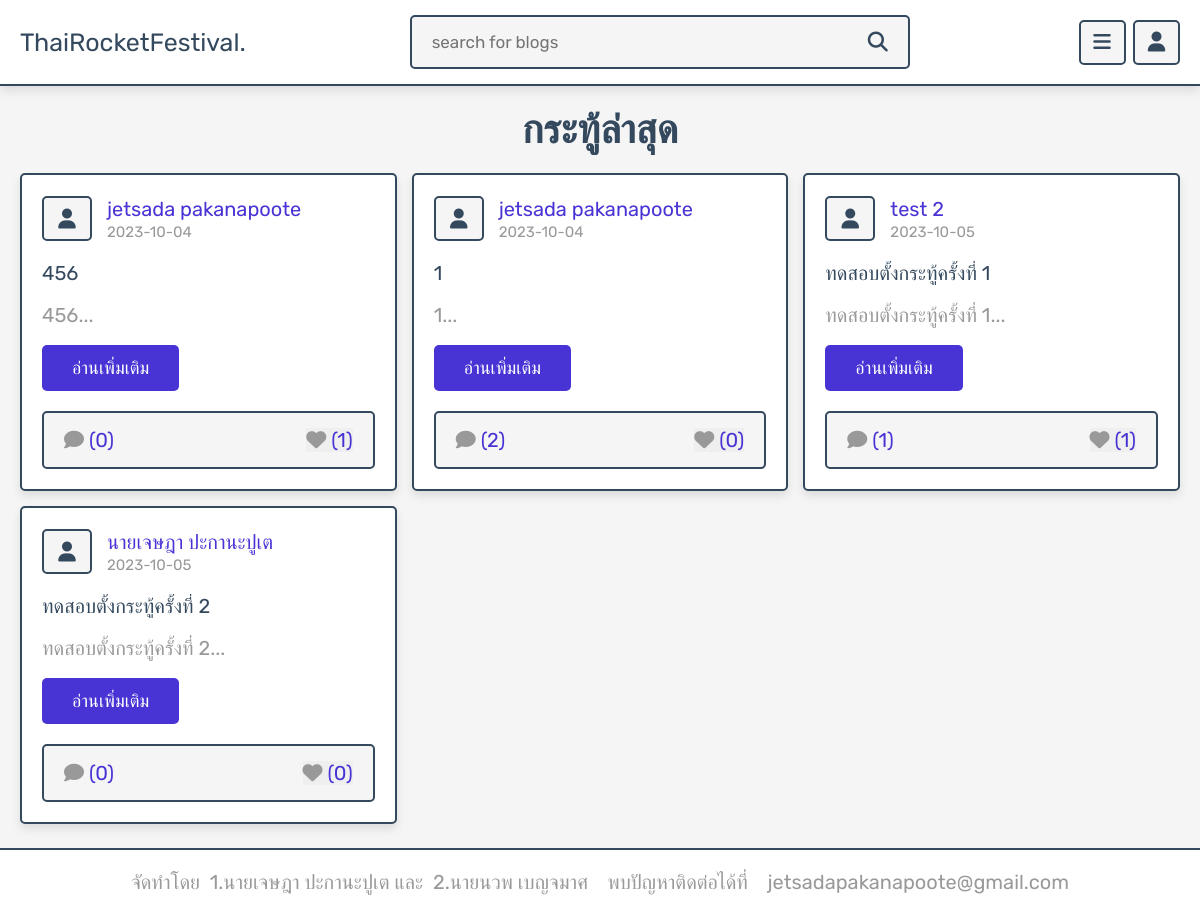
/posts.php, run on the app's committed database.
### tables this page shows
CREATE TABLE `posts` (
  `post_id` int(100) NOT NULL,
  `user_id` int(100) NOT NULL,
  `name` varchar(100) NOT NULL,
  `title` varchar(100) NOT NULL,
  `content` varchar(10000) NOT NULL,
  `image` varchar(100) NOT NULL,
  `date` date NOT NULL DEFAULT current_timestamp(),
  `status` varchar(10) NOT NULL
);

### posts.php (the view, shortened to what this page needs)
<?php
include 'components/connect.php';
if(isset($_SESSION['user_id'])){
   $user_id = $_SESSION['user_id'];
}else{
   $user_id = '';
};
?>
<!DOCTYPE html>
<html lang="en">
<head>
   <link rel="stylesheet" href="https://cdnjs.cloudflare.com/ajax/libs/font-awesome/6.1.1/css/all.min.css">
   <link rel="stylesheet" href="css/style.css">
</head>
<body>
<?php include 'components/user_header.php'; ?>
<section class="posts-container">
   <h1 class="heading">กระทู้ล่าสุด</h1>
   <div class="box-container">
      <?php
         $select_posts = $conn->prepare("SELECT * FROM `posts` WHERE status = ?");
         $select_posts->execute(['active']);
         if($select_posts->rowCount() > 0){
            while($fetch_posts = $select_posts->fetch(PDO::FETCH_ASSOC)){
               $post_id = $fetch_posts['post_id'];
               $count_post_comments = $conn->prepare("SELECT * FROM `comments` WHERE post_id = ?");
               $count_post_comments->execute([$post_id]);
               $total_post_comments = $count_post_comments->rowCount();
               $count_post_likes = $conn->prepare("SELECT * FROM `likes` WHERE post_id = ?");
               $count_post_likes->execute([$post_id]);
               $total_post_likes = $count_post_likes->rowCount();
               $confirm_likes = $conn->prepare("SELECT * FROM `likes` WHERE user_id = ? AND post_id = ?");
               $confirm_likes->execute([$user_id, $post_id]);
      ?>
      <form class="box" method="post">
         <div class="post-admin">
            <i class="fas fa-user"></i>
            <div>
               <a href="author_posts.php?author=<?= $fetch_posts['name']; ?>"><?= $fetch_posts['name']; ?></a>
               <div><?= $fetch_posts['date']; ?></div>
            </div>
         </div>
         <div class="post-title"><?= $fetch_posts['title']; ?></div>
         <div class="post-content content-150"><?= $fetch_posts['content']; ?></div>
         <a href="view_post.php?post_id=<?= $post_id; ?>" class="inline-btn">อ่านเพิ่มเติม</a>
         <div class="icons">
            <a href="view_post.php?post_id=<?= $post_id; ?>"><i class="fas fa-comment"></i><span>(<?= $total_post_comments; ?>)</span></a>
            <button type="submit" name="like_post"><i class="fas fa-heart" style="<?php if($confirm_likes->rowCount() > 0){ echo 'color:var(--red);'; } ?>  "></i><span>(<?= $total_post_likes; ?>)</span></button>
         </div>
      </form>
      <?php
         }
      }else{
         echo '<p class="empty">ยังไม่มีการเพิ่มโพสต์!</p>';
      }
      ?>
   </div>
</section>
<?php include 'components/footer.php'; ?>
</body>
</html>

### components/user_header.php (shortened to what this page needs)
<header class="header">
   <section class="flex">
      <a href="home.php" class="logo">ThaiRocketFestival.</a>
      <form action="search.php" method="POST" class="search-form">
         <input type="text" name="search_box" class="box" maxlength="100" placeholder="search for blogs" required>
         <button type="submit" class="fas fa-search" name="search_btn"></button>
      </form>
      <div class="icons">
         <div id="menu-btn" class="fas fa-bars"></div>
         <div id="user-btn" class="fas fa-user"></div>
      </div>
   </section>
</header>

### components/footer.php
<footer class="footer">
จัดทำโดย&nbsp;&nbsp;1.นายเจษฎา&nbsp;ปะกานะปูเต&nbsp;และ&nbsp;&nbsp;2.นายนวพ เบญจมาศ
&nbsp;&nbsp;&nbsp;พบปัญหาติดต่อได้ที่&nbsp;&nbsp;&nbsp;&nbsp;jetsadapakanapoote@gmail.com
</footer>

### css/style.css (style rules this page uses)
:root { --main-color:#4834d4; --red:#e74c3c; --orange:#f39c12; --black:#34495e; --white:#fff; --light-bg:#f5f5f5; --light-color:#999; --border:.2rem solid var(--black); --box-shadow:0 .5rem 1rem rgba(0,0,0,.1); }
* { font-family: 'Rubik', sans-serif; margin:0; padding:0; box-sizing: border-box; outline: none; border:none; text-decoration: none; }
html { font-size: 62.5%; overflow-x: hidden; scroll-behavior: smooth; scroll-padding-top: 7rem; }
body { background-color: var(--light-bg); padding-bottom: 7rem; }
section { padding:2rem; margin: 0 auto; max-width: 1200px; }
.btn, .delete-btn, .option-btn, .inline-btn, .inline-option-btn, .inline-delete-btn { margin-top: 1rem; border-radius: .5rem; cursor: pointer; font-size: 1.8rem; color:var(--white); padding:1.2rem 3rem; text-transform: capitalize; text-align: center; }
.inline-btn, .inline-option-btn, .inline-delete-btn { display: inline-block; margin-right: 1rem; }
.inline-btn, .btn { background-color: var(--main-color); }
.heading { margin-bottom: 2rem; text-align: center; font-size: 4rem; color:var(--black); text-transform: capitalize; }
.header { background-color: var(--white); box-shadow: var(--box-shadow); border-bottom: var(--border); position: sticky; top:0; left:0; right: 0; z-index: 1000; }
.header .flex { display: flex; align-items: center; gap:1.5rem; justify-content: space-between; position: relative; padding:1.5rem 2rem; }
.header .flex .logo { font-size: 2.5rem; color:var(--black); }
.header .flex .search-form { border:var(--border); border-radius: .5rem; background-color: var(--light-bg); display: flex; gap:2rem; padding:1.5rem 2rem; width: 50rem; }
.header .flex .search-form .box { width: 100%; background: none; font-size: 1.7rem; color:var(--black); }
.header .flex .search-form .fa-search { font-size: 2rem; cursor: pointer; color:var(--black); background: none; }
.header .flex .icons div { font-size: 2rem; color:var(--black); cursor: pointer; margin-left: .5rem; height: 4.5rem; width: 4.7rem; line-height: 4rem; border:var(--border); background-color: var(--light-bg); border-radius: .5rem; border-radius: .5rem; text-align: center; }
.posts-container .box-container { display: grid; grid-template-columns: repeat(auto-fit, minmax(33rem, 1fr)); gap:1.5rem; align-items: flex-start; justify-content: center; }
.posts-container .box-container .box { border:var(--border); box-shadow: var(--box-shadow); border-radius: .5rem; background-color: var(--white); padding:2rem; overflow: hidden; }
.posts-container .box-container .box .post-admin { display: flex; align-items: center; gap:1.5rem; margin-bottom: 2rem; }
.posts-container .box-container .box .post-admin i { text-align: center; height: 4.5rem; width: 5rem; line-height: 4.2rem; font-size: 2rem; border:var(--border); border-radius: .5rem; background-color: var(--light-bg); color:var(--black); }
.posts-container .box-container .box .post-admin a { font-size: 2rem; color:var(--main-color); }
.posts-container .box-container .box .post-admin div { font-size: 1.5rem; margin-top: .2rem; color:var(--light-color); }
.posts-container .box-container .box .post-title { font-size: 2rem; color:var(--black); overflow: hidden; text-overflow: ellipsis; white-space: nowrap; margin-bottom: 1rem; }
.posts-container .box-container .box .post-content { font-size: 2rem; line-height: 1.5; padding:.5rem 0; color:var(--light-color); white-space: pre-line; }
.posts-container .box-container .box .post-content::after { content: '...'; }
.posts-container .box-container .box .icons { display: flex; align-items: center; justify-content: space-between; gap:1rem; background-color: var(--light-bg); border-radius: .5rem; padding:1.5rem 2rem; border:var(--border); margin-top: 2rem; }
.posts-container .box-container .box .icons button { cursor: pointer; }
.posts-container .box-container .box .icons i { margin-right:.5rem; font-size:2rem; color:var(--light-color); }
.posts-container .box-container .box .icons span { font-size: 2rem; color:var(--main-color); }
.footer { background-color: var(--white); position: fixed; bottom: 0; left:0; right:0; border-top: var(--border); text-align: center; font-size: 2rem; color:var(--light-color); padding:2rem; }

### data on the page
posts: name "jetsada pakanapoote", date "2023-10-04", title "456", content "456", total_post_comments "0", total_post_likes "1"
posts: name "jetsada pakanapoote", date "2023-10-04", title "1", content "1", total_post_comments "2", total_post_likes "0"
posts: name "test 2", date "2023-10-05", title "ทดสอบตั้งกระทู้ครั้งที่ 1", content "ทดสอบตั้งกระทู้ครั้งที่ 1", total_post_comments "1", total_post_likes "1"
posts: name "นายเจษฎา ปะกานะปูเต", date "2023-10-05", title "ทดสอบตั้งกระทู้ครั้งที่ 2", content "ทดสอบตั้งกระทู้ครั้งที่ 2", total_post_comments "0", total_post_likes "0"
